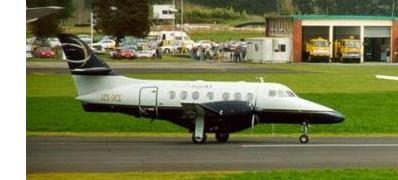
#> input picture lab12-LSH/codes/dataset/1.jpg, 398 x 180 px; its folder holds 4 pictures in this run
$ python LSH_with_dif_color.py
#> lines starting #> are read from the running program, lines starting #| are printed output that depends on the picture; pictures that were not available may be replaced by others from this repository, and a replacement may not be noted
import cv2
from matplotlib import pyplot as plt
import time
# 首先获取图像对应的特征向量
# 通过颜色直方图计算相应的特征向量
def color(filename):
    # 读入图（目标的特征向量）
#> called with filename = 'dataset/1'
    in_img = cv2.imread(filename+'.jpg')
#> in_img is the input picture: shape (180, 398, 3); mean B, G, R 80.7, 121.6, 118.5
    image = cv2.cvtColor(in_img, cv2.COLOR_BGR2GRAY)
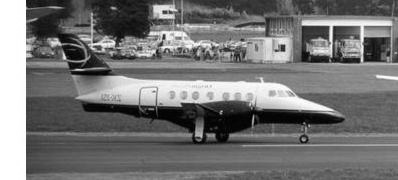
#> image: shape (180, 398); min 0, max 255, mean 116
    # 创建0~255的灰度值像素点数
    # 为了与12配套，故此处设为264 = 12 * 22
    gray = [0]*264
    tot  = 0
    for i in range(0,len(image)):
        for j in range(0,len(image[0])):
            # 直接将image[i][j]点的灰度像素值加到我们的gray上
            gray[image[i][j]] += 1
            tot += 1
#> after the loop, gray = 264 values, max 3721 at index 255, min 0 at index 256, mean 271.4; tot = 71640
    # 建立具体比例，存入p中
    p = []
    for i in range(12):
        cnt = 0
        for j in range(22):
            cnt += gray[i*22+j]
        p.append(cnt*1.0/tot)
#> after the loop, p = [0.0502, 0.0605, 0.0757, 0.14, 0.219, 0.154, 0.0905, 0.0389, 0.0285, 0.0288, 0.036, 0.0783]
    # 计算出0、1、2类型的特征向量
    for i in range(len(p)):
        if p[i] < 0.08:
            p[i] = 0
        elif p[i] < 0.16:
            p[i] = 1
        else:
            p[i] = 2
#> this loop made 12 passes
#> after the loop, p = [0, 0, 0, 1, 2, 1, 1, 0, 0, 0, 0, 0]
    return p

# 计算Hamming码来获取投影，其中g是需要被投影的方向
def Hamming(p,g):
    # 由于p是12维的向量，构造v(p)需要24维的数组
    lsh = []
    v = [0] * 24
    for i in range(12):
        # 当前位置只有00,10,11三种情况，第一二位分别对应2*i,2*i+1
        if p[i] == 1:
            v[2*i] = 1
        if p[i] == 2:
            v[2*i] = 1
            v[2*i+1] = 1
    # eg.v(p)=001011100011
    # 对于上述 p，它在{1,3,7,8}上的投影为(0,1,1,0)
    for i in g:
        lsh.append(v[i-1])
    return lsh


# 哈希函数计算lsh
def hash(p,g):
    # I是Hash桶
    I  = [[] for i in range(12)]
    # print(I)
    lsh = []
    # I|i表示I中范围在(i-1)*C+1~i*C中的坐标：
    for i in g:
        # print((i-1)//2)
        I[(i-1)//2].append(i)
    for i in range(12):
        if I[i] != []:
            for Ii in I[i]:
                if Ii-2*i <= p[i]:
                    lsh.append(1)
                else:
                    lsh.append(0)
    return lsh


# 对搜索库中的图像（共40张，均以i.jpg为文件名）建立索引
def pre(g):
    Hash, Hash_id, character = [], [], []
    for i in range(1,41):
        filename ='dataset/'+str(i)
        p = color(filename)
#> p = [0, 0, 0, 1, 2, 1, 1, 0, 0, 0, 0, 0]
        character.append(p)
        # 可用I的方式获取投影
        # 也可以用汉明法获取投影即lsh = Hamming(p,g)
        lsh = hash(p,g)
#> lsh = [0, 1, 1, 0, 0]
#> pass 3 of the loop in pre, `for i in range(1,41):`:
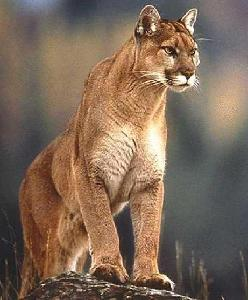
#> input picture lab12-LSH/codes/dataset/10.jpg, 248 x 300 px, given in place of 3.jpg, which was not available
#> in color, in_img is the input picture: shape (300, 248, 3); mean B, G, R 87.9, 104.8, 125.8
#> in color (call 3), `image = cv2.cvtColor(in_img, cv2.COLOR_BGR2GRAY)`:
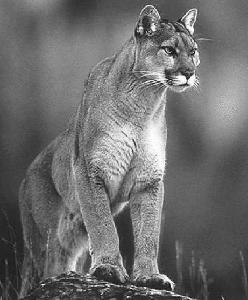
#> image: shape (300, 248); min 4, max 255, mean 109.2
#> after the loop in color (call 3), `for i in range(0,len(image)):`: gray = 264 values, max 1029 at index 78, min 0 at index 0, mean 281.8; tot = 74400
#> after the loop in color (call 3), `for i in range(12):`: p = [0.000565, 0.0293, 0.108, 0.202, 0.226, 0.172, 0.12, 0.0662, 0.0331, 0.0206, 0.0157, 0.00657]
#> the loop in color (call 3), `for i in range(len(p)):` made 12 passes
#> after the loop in color (call 3), `for i in range(len(p)):`: p = [0, 0, 1, 2, 2, 2, 1, 0, 0, 0, 0, 0]
#> the loop made 5 passes; the first 3 are shown
        # 需要注意的是，由于循环的时候文件用的是1.jpg->40.jpg
        # 然而数组append只能是从0开始，因而在具体实现的时候需要-1，同样回答了输出的+1原因
        try:
            Hash_id[Hash.index(lsh)].append(i - 1)
        except:
            Hash.append(lsh)
            Hash_id.append([i - 1])
    return Hash, Hash_id, character


# 利用lsh检索图片，进行图片索引的查找
def lsh_search(g, Hash, Hash_id, character):
    result = []
    p = color('target')
    lsh = hash(p,g)
    # 判断该图片的特征向量是否合理
    if lsh not in Hash:
        return result
    ID = Hash.index(lsh)
    # 这里的NN法可以直接判断向量是否相等，这样直接且高效
    # print(Hash_id[ID])
    for i in Hash_id[ID]:
        if character[i] == p:
            result.append('dataset/'+str(i+1)+'.jpg')
    return result

# 不使用LSH，直接利用NN法进行搜索
def nn_search(character):
    result = []
    p = color('target')
    for i in range(0,40):
        # 直接枚举
        if character[i] == p:
            result.append('dataset/'+str(i+1)+'.jpg')
    return result


# g = [1,7,8,10,15,20]
# g = [1,7,8,10,20]
g = [1,7,10,15,20]
# g = [1,3,7,8,17,19,21]
# g = color('target')

# 首先进行预处理，为所有待查图像建立相应索引
#> (the run stopped early here; a loop or call above may not have finished)
